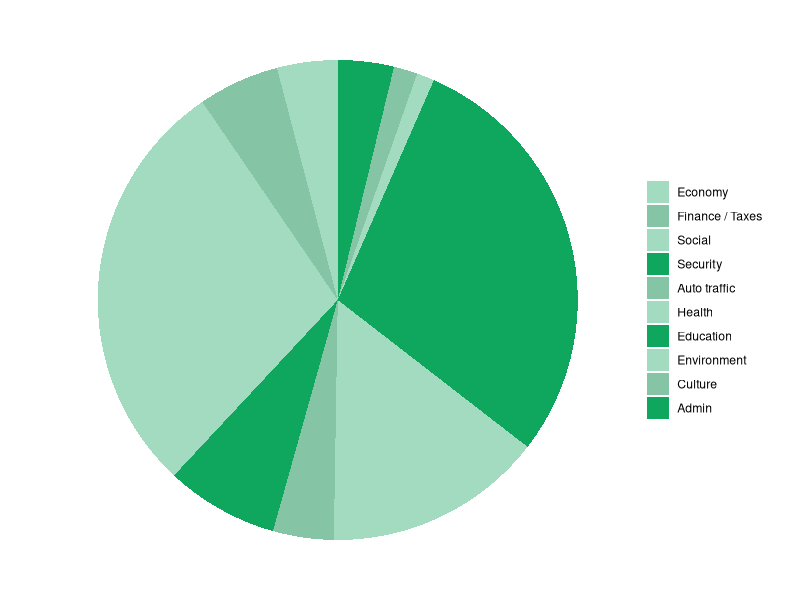

R code for this plot:
## ---- chunk 1
#| warning: false
## ---- chunk 2
#| warning: false


library(tibble)
library(ggplot2)
library(dplyr)
library(forcats)

df_pie <- tibble(
  category = c(
    "Admin",
    "Culture",
    "Environment",
    "Education",
    "Health",
    "Auto traffic",
    "Security",
    "Social",
    "Finance / Taxes",
    "Economy"),
  chf = c(
    3.77,
    1.60,
    1.19,
    28.92,
    14.78,
    4.09,
    7.60,
    28.50,
    5.47,
    4.08),
fill = c(
    "#a2dbc0",
    "#86c4a6",
    "#a2dbc0",
    "#0fa65d",
    "#86c4a6",
    "#a2dbc0",
    "#0fa65d",
    "#a2dbc0",
    "#86c4a6",
    "#0fa65d")
  ) %>% mutate(
    category = category %>% fct_inorder() %>% fct_rev()
  )

pie_chart <- df_pie %>% 
  ggplot(aes(x = "", y = chf, fill = category)) +
    geom_bar(stat = "identity", width = 1) +
    coord_polar("y", start = 0) +
    theme_void() +
    scale_fill_manual(values = df_pie$fill) +
    theme(legend.title = element_blank()) 
  
pie_chart

